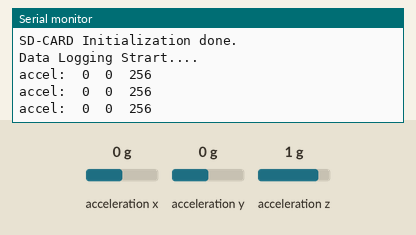
This sketch was run on a simulated Arduino Uno, built with avr-gcc and run on an emulated ATmega328P. Parts: the last lines printed to the serial monitor. The inputs (shaded band) are chosen by the test bench; at power-on: acceleration x 0 g, acceleration y 0 g, acceleration z 1 g. Storage starts empty.

Above: at 2.7 s.
2.8 s: acceleration x set to -1.4 g
At 3.5 s:
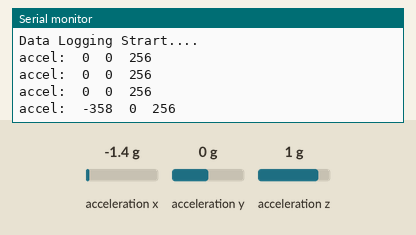
4.3 s: acceleration y set to -1.4 g
At 5.0 s:
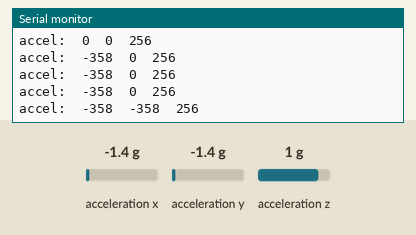
5.8 s: acceleration z set to -1.4 g
At 5.8 s:
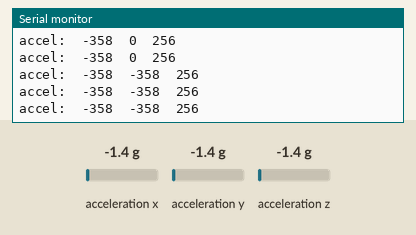

The sketch:

acc_sd.ino
```cpp
#include "Wire.h"
// I2Cdev and ADXL345 must be installed as libraries, or else the .cpp/.h files
// for both classes must be in the include path of your project
#include "I2Cdev.h"
#include "ADXL345.h"
#include <SD.h>

// ADXL345 핀 정의
ADXL345 accel;
int16_t ax, ay, az;


// SD-CARD CS 핀 정의
#define SD_CS 4 // SD CARD 의 CS 핀
#define LOGFILE "DATALOG.txt" // 로그 저장할 파일명

#define SENSOR A0 // 로그 저장할 아날로그 핀


void setup()
{
    Wire.begin();
    Serial.begin(9600);
    while(!Serial){
        ;
    }


    Serial.println("Initializing I2C devices...");
    accel.initialize();
    // verify connection
    Serial.println("Testing device connections...");
    Serial.println(accel.testConnection() ? "ADXL345 connection successful" : "ADXL345 connection failed");

    delay(500);
    Serial.println("Serial Port Connected..");
    delay(500);
    Serial.println("SD Card Init Start..");
    if(!SD.begin(SD_CS)){
        Serial.println("SD-CARD Initialization failed");
        Serial.println("Exit Program..");
        while(1);
    }
    Serial.println("SD-CARD Initialization done.");
    delay(500);
    Serial.println("Data Logging Strart....");
}

void loop()
{
    accel.getAcceleration(&ax, &ay, &az);
    File logFile = SD.open(LOGFILE, FILE_WRITE);

    if(logFile){
        logFile.print("accel:\t");
        logFile.print(ax); logFile.print("\t");
        logFile.print(ay); logFile.print("\t");
        logFile.println(az);
        Serial.print("accel:\t");
        Serial.print(ax); Serial.print("\t");
        Serial.print(ay); Serial.print("\t");
        Serial.println(az);
        logFile.close();
    }
    else
    {
        Serial.println("error opening datalog file..");
        Serial.println("Exit Program..");
        while(1);
    }
    delay(500);
}
```

Measured:
- after the input at 2.8 s, the serial monitor: prints a new line after 0.29 s (image 1)
- after the input at 4.3 s, the serial monitor: prints a new line after 0.33 s (image 2)
